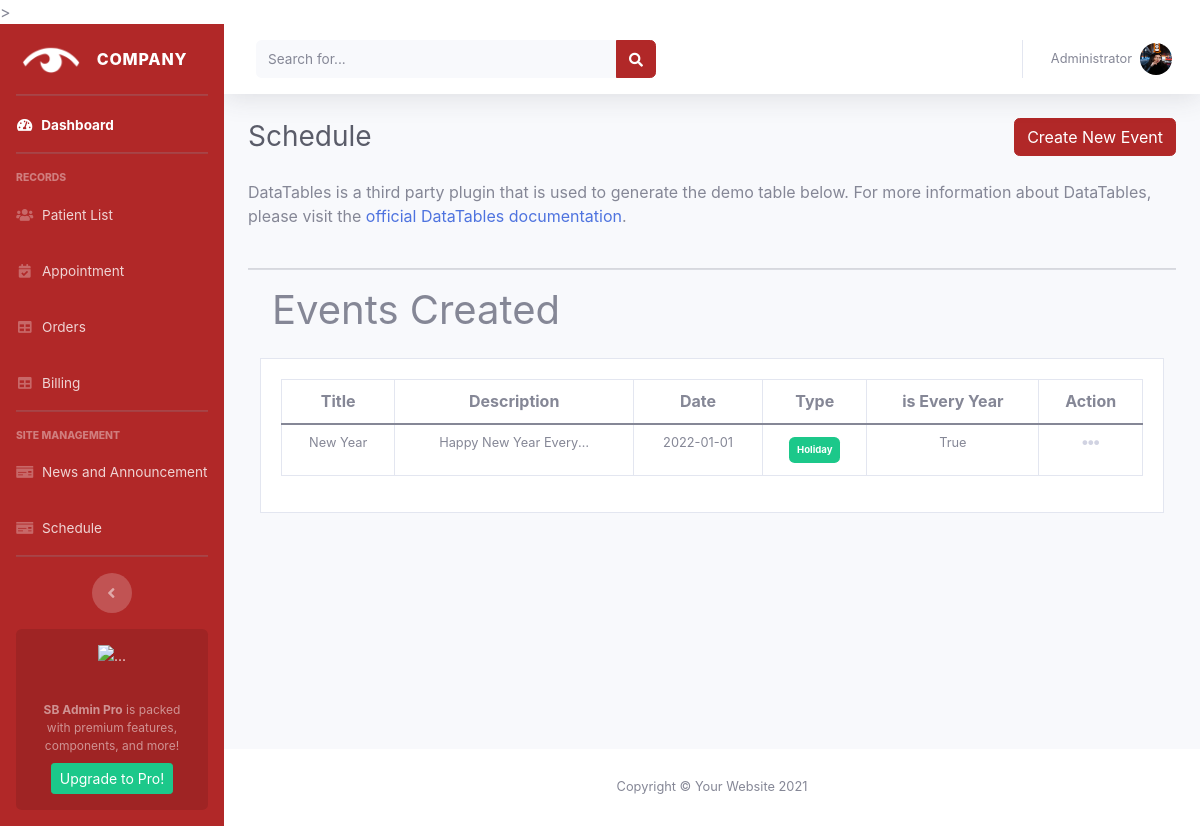
Page /schedule/ on the committed database.
### accounts/models.py (models this page shows, shortened)
class Schedule(models.Model):
    name = models.CharField(max_length=200, null=True, blank=True)
    badge = models.CharField(max_length=200, null=True, blank=True)
    date = models.CharField(max_length=200, null=True, blank=True)
    type = models.CharField(max_length=200, null=True, blank=True)
    everyYear = models.BooleanField(
        default=False, null=True, blank=True)
    description = models.CharField(max_length=200, null=True, blank=True)
    color = models.CharField(max_length=200, null=True, blank=True)

### accounts/views.py (the view)
# urls.py: path('schedule/', views.schedule, name='schedule'),
def schedule(request):
    schedule = Schedule.objects.all()
    dictionary = list(schedule.values_list())
    list_result = [list(entry) for entry in dictionary]
    list_result = [{'id': entry[0], 'name':entry[1], 'badge':entry[2], 'date':entry[3], 'type':entry[4], 'everyYear':entry[5], 'description':entry[6], 'color':entry[7]}
                   for entry in list_result]
    sys.stdout = open(settings.STATICFILES_DIRS[0] + '/js/admin.js', 'w')
    jsonobj = json.dumps(list_result)
    print("var jsonstr = '{0}'".format(jsonobj))
    context = {'schedule': schedule}
    return render(request, 'admin/pages/schedule.html', context)

### accounts/templates/admin/pages/schedule.html (shortened to what this page needs)
{% extends 'admin/admin.html' %} {% block title %}Schedule{% endblock %}
{% block content %}
{% load static %}
<div class="d-sm-flex align-items-center justify-content-between mb-4">
    <h1 class="h3 mb-0 text-gray-800">Schedule</h1>
    <a class="btn btn-primary" href="{% url 'create_schedule' %}" type="button"> Create New Event</a>
</div>
<p class="mb-4">DataTables is a third party plugin that is used to generate the demo table below.
    For more information about DataTables, please visit the <a target="_blank" href="https://datatables.net">official
        DataTables documentation</a>.</p>
<link rel="stylesheet" type="text/css" href="https://cdn.datatables.net/1.12.1/css/jquery.dataTables.css">
<hr>
<div class="container-fluid mb-0">
    <h1>Events Created</h1>
</div>
<div class="col-xl-12 mt-4">
    <div class=" card rounded-0  mb-4">
        <div class=" card card-body border-0  table-responsive ">
            <table class="table table-bordered text-center align-middle" id="dataTable">
                <thead>
                    <tr class="p-0 mb-2 h6 text-dark-100 bolder">
                        <th scope="col">Title</th>
                        <th scope="col ">Description</th>
                        <th scope="col">Date</th>
                        <th scope="col">Type</th>
                        <th scope="col">is Every Year</th>
                        <th scope="col" class="text-center">Action</th>
                    </tr>
                </thead>
                <tbody class="p-5 ">
                    {% for schedule in schedule%}
                    <tr class="small text-center lh-1">
                        <td>{{schedule.name}}</td>
                        <td>
                            <div class="d-inline-block text-truncate" style="max-width: 150px;">{{schedule.description}}
                            </div>
                        </td>
                        <td> {{schedule.date}}</td>
                        <td class="align-middle">
                            {% if schedule.type == "Holiday" %}
                            <span class="badge p-2 bg-success align-middle">{{schedule.type}}</span>
                            {% elif schedule.type == "Event" %}
                            <span class="badge p-2 bg-danger align-middle">{{schedule.type}}</span>
                            {% else %}
                            <span class="badge p-2 bg-warning align-middle">{{schedule.type}}</span>
                            {% endif %}
                        </td>
                        <td>{{schedule.everyYear}}</td>
                        <td class="text-center">
                            <div class="dropdown no-arrow">
                                <a class="dropdown-toggle" href="#" role="button" id="dropdownMenuLink"
                                    data-toggle="dropdown" aria-haspopup="true" aria-expanded="false">
                                    <i class="fas fa-ellipsis-h fa-lg fa-fw text-gray-400"></i>
                                </a>
                            </div>
                        </td>
                    </tr>
                    {% endfor %}
                </tbody>
            </table>
        </div>
    </div>
</div>
{% endblock %}

### static/css/admin_2.css (style rules this page uses)
.btn-primary { color: #fff; background-color:#b12828; border-color: #b12828; }

### static/css/evo-calendar.min.4.css (style rules this page uses)
*,::after,::before { -webkit-box-sizing:border-box;box-sizing:border-box; }
html,body { padding:0;margin:0 }

### accounts/templates/admin/admin.html (style rules this page uses)
html { scroll-behavior: smooth; }

### rows in the picture
Schedule: name "New Year", description "Happy New Year Every…", date "2022-01-01", type "Holiday", everyYear "True"
